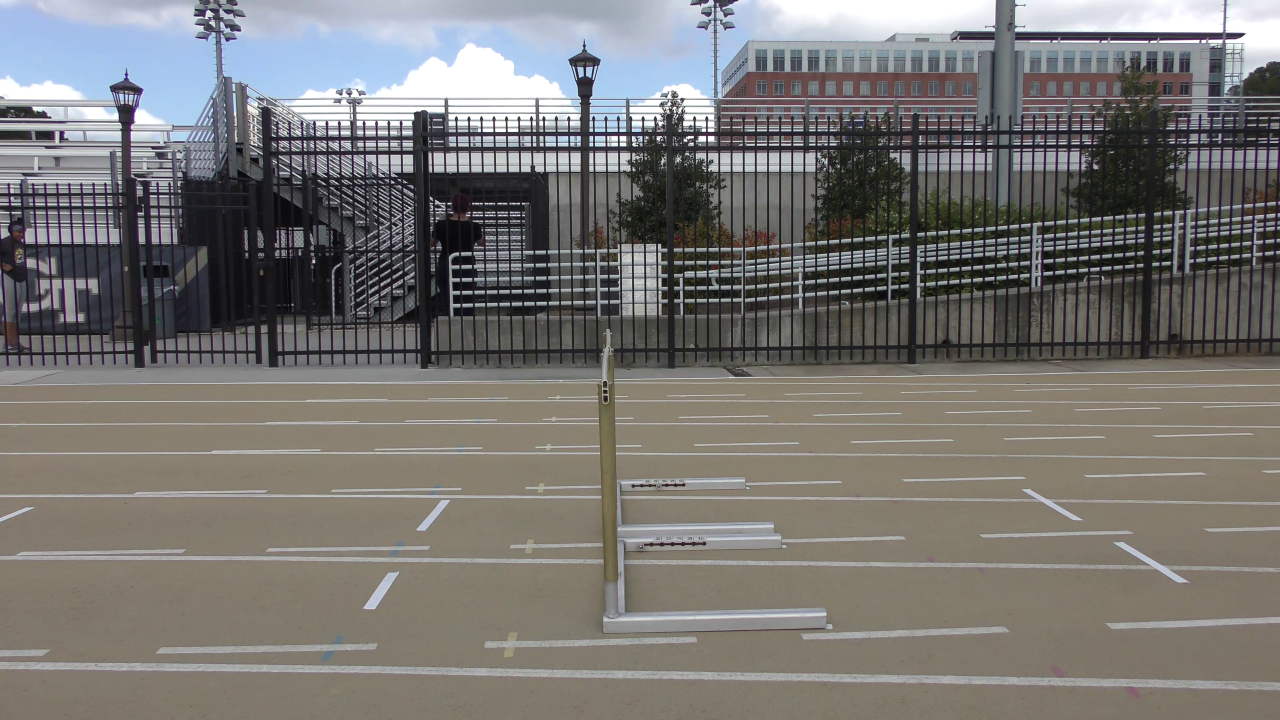
#> input picture frame 19 of sample_videos/jump1.mp4, 3840 x 2160 px (shown at 1/3 size)
$ python hough_lines.py
#> lines starting #> are read from the running program, lines starting #| are printed output that depends on the picture; after the words box and inside, x2 and y2 are one past the last pixel; in counts of white or black regions, pixels touching at a corner belong together; long printed decimals are rounded; pictures that were not available may be replaced by others from this repository, and a replacement may not be noted
#> further down, img is the input picture: shape (2160, 3840, 3); mean B, G, R 115.4, 118.2, 120.3
# Hough line transform to detect track lines
# Based on https://opencv-python-tutroals.readthedocs.io/en/latest/py_tutorials/py_imgproc/py_houghlines/py_houghlines.html

import cv2
import numpy as np
import math

def display_lines_and_step(img, jump_coords, land_coords):
#> called with jump_coords = (3128, 1536), land_coords = (1408, 1552)
    gray = cv2.cvtColor(img, cv2.COLOR_BGR2GRAY)
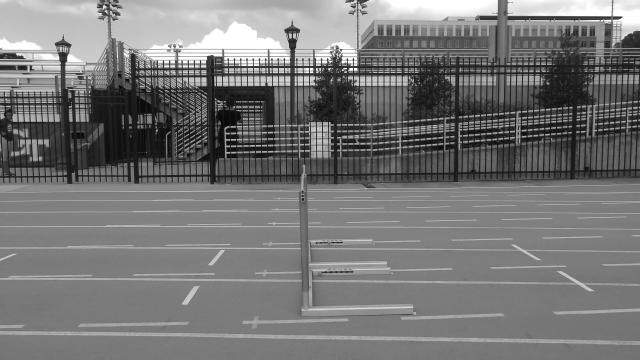
#> gray: shape (2160, 3840) (shown at 1/6 size); min 0, max 255, mean 118.5

    # Remove the top half of the image
    mask = np.zeros(gray.shape[:2], np.uint8)
    start_rect = (0, int(img.shape[0]/2))
    end_rect = (int(img.shape[1]), int(img.shape[0]))
    mask = cv2.rectangle(mask, start_rect, end_rect, (255, 255, 255), -1)
    gray = cv2.bitwise_and(gray, gray, mask=mask)
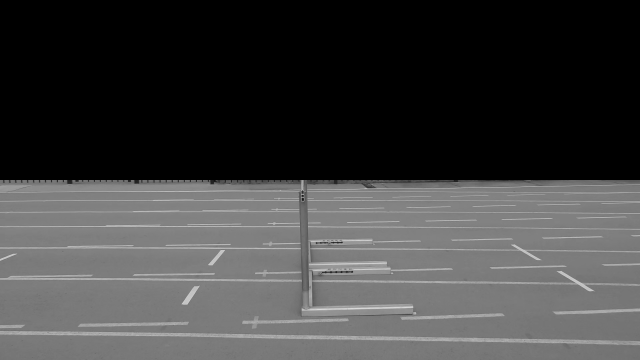
#> gray: shape (2160, 3840) (shown at 1/6 size); min 0, max 237, mean 64

    # Add some noise to remove fine details / lines
    smooth = cv2.GaussianBlur(gray, (11, 11), 0) # must be an odd number

    # Extract white colors
    _, white = cv2.threshold(smooth, 180, 255, cv2.THRESH_BINARY)
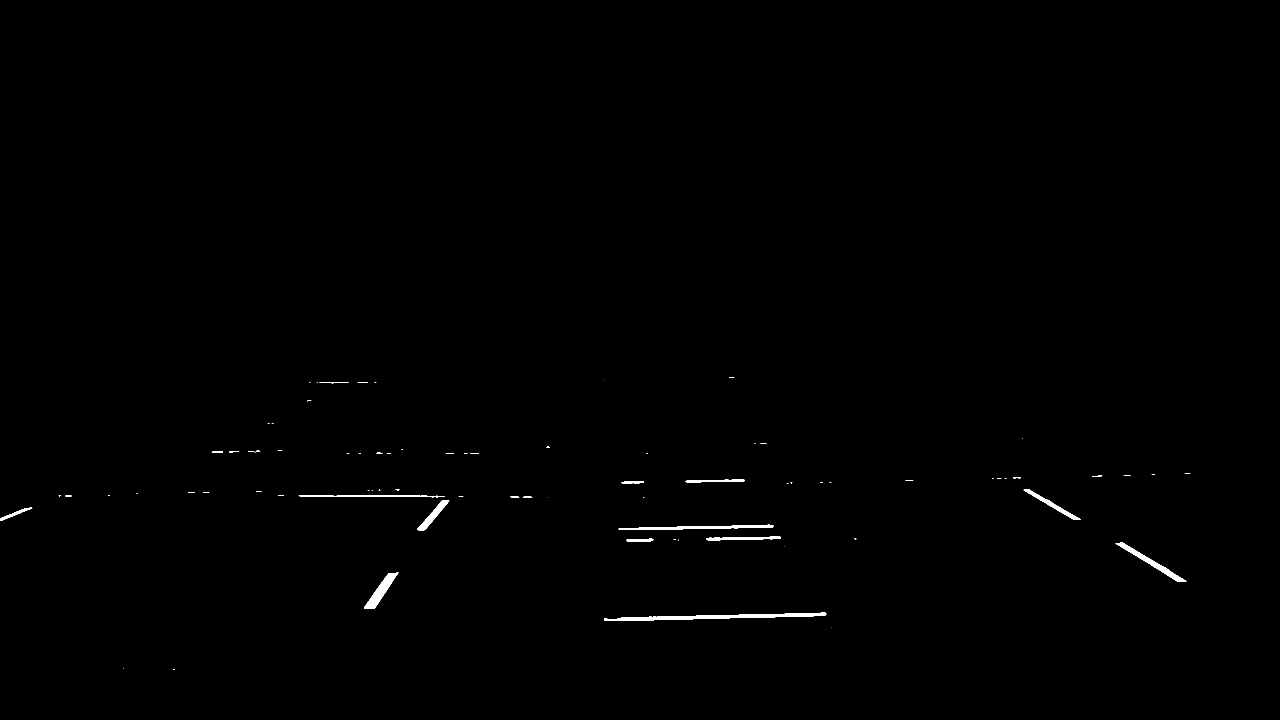
#> white: shape (2160, 3840) (shown at 1/3 size); 0.33% white; 78 white regions (45 under 20 px), largest, box (x1, y1, x2, y2) and area: (1812, 1838, 2479, 1863) 6170, (1092, 1717, 1195, 1827) 3454, (3347, 1627, 3559, 1746) 3265

    kernel = cv2.getStructuringElement(cv2.MORPH_ELLIPSE, (2, 2)) # elliptical shaped kernel
    edges = cv2.morphologyEx(white, cv2.MORPH_CLOSE, kernel)
#> edges: shape (2160, 3840); 0.33% white; 74 white regions (42 under 20 px), largest, box (x1, y1, x2, y2) and area: (1813, 1839, 2480, 1864) 6174, (1093, 1718, 1196, 1828) 3458, (3348, 1628, 3560, 1747) 3265

    # Find lines around the jumping / landing coords
    paddingx = int(400 * img.shape[1] / 3840)
    paddingy = int(100 * img.shape[0] / 2160)
    mask = np.zeros(gray.shape[:2], np.uint8)
    start_rect = (int(jump_coords[0] - paddingx), int(jump_coords[1] - paddingy))
    end_rect = (int(jump_coords[0] + paddingx), int(jump_coords[1] + paddingy))
    mask = cv2.rectangle(mask, start_rect, end_rect, (255, 255, 255), -1)
    start_rect = (int(land_coords[0] - paddingx), int(land_coords[1] - paddingy))
    end_rect = (int(land_coords[0] + paddingx), int(land_coords[1] + paddingy))
    mask = cv2.rectangle(mask, start_rect, end_rect, (255, 255, 255), -1)
    edges = cv2.bitwise_and(edges, edges, mask=mask)
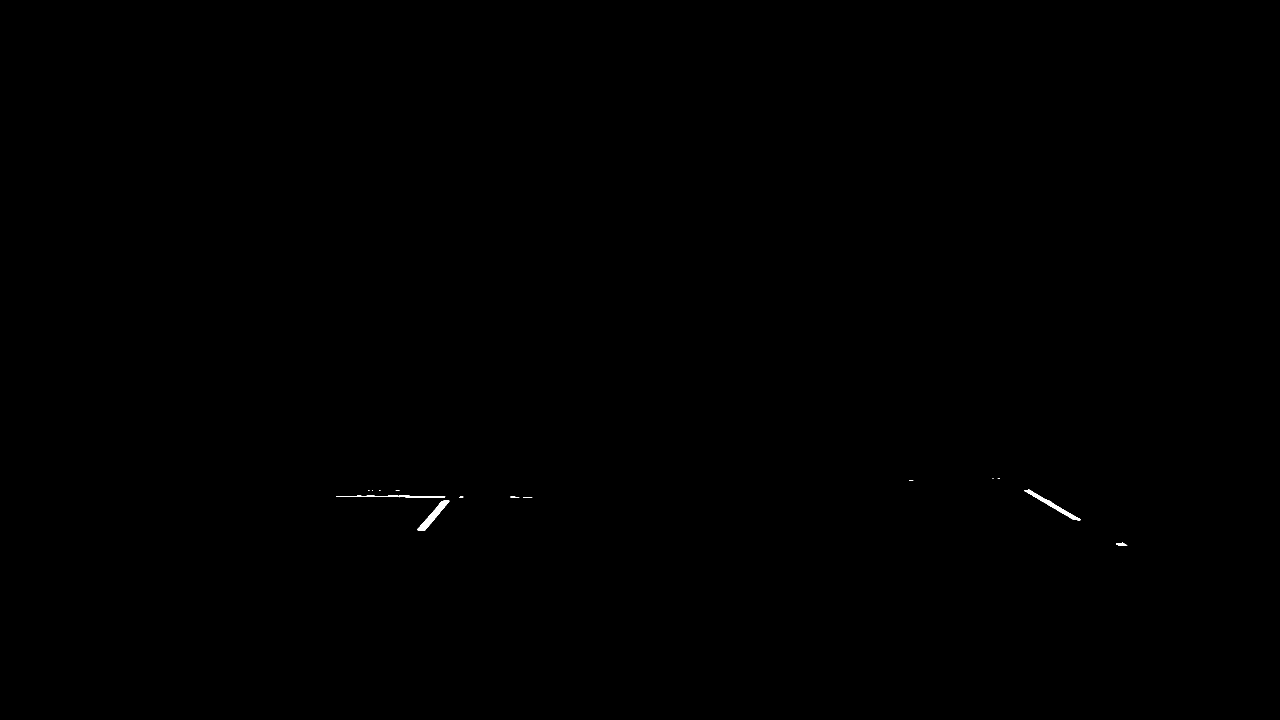
#> edges: shape (2160, 3840) (shown at 1/3 size); 0.07% white; 14 white regions (7 under 20 px)


    # Only identiy the two largest shapes (two lines)
    cnts, _ = cv2.findContours(edges, cv2.RETR_EXTERNAL, cv2.CHAIN_APPROX_NONE)
#> cnts = 14 contours, 8 with area under 20; largest, box (x1, y1, x2, y2) and area: (1252, 1502, 1348, 1592) 2044, (3072, 1469, 3242, 1561) 1822, (1008, 1487, 1336, 1493) 767, (3348, 1628, 3382, 1637) 162, (1531, 1490, 1558, 1493) 38, (1569, 1491, 1597, 1494) 34
    if len(cnts) > 1:
        cntsSorted = sorted(cnts, key=cv2.contourArea)
#> cntsSorted has the same summary as cnts
        output = np.zeros(edges.shape, np.uint8)
        cv2.drawContours(output, [cntsSorted[-1]], -1, 255, cv2.FILLED)
#> output: shape (2160, 3840); 0.03% white; 1 white region, box (x1, y1, x2, y2) and area: (1252, 1502, 1348, 1592) 2155
        cv2.drawContours(output, [cntsSorted[-2]], -1, 255, cv2.FILLED)
#> output: shape (2160, 3840); 0.05% white; 2 white regions, box (x1, y1, x2, y2) and area: (1252, 1502, 1348, 1592) 2155, (3072, 1469, 3242, 1561) 1993
        edges = cv2.bitwise_and(edges, output)

    minLineLength = 30
    maxLineGap = 10
    lines = cv2.HoughLinesP(edges, 1, np.pi / 1800, 100, minLineLength, maxLineGap)
#> lines = 27 rows, first 6: [3072, 1471, 3241, 1558], [3077, 1474, 3240, 1559], [1255, 1590, 1343, 1502], [1253, 1589, 1340, 1502], [1256, 1590, 1344, 1502], [1258, 1591, 1347, 1502]

    backtorgb = cv2.cvtColor(edges, cv2.COLOR_GRAY2RGB)

    # Detect jump distance
    slope_tol = 0.2
    point_tol = 20
    unique_lines = []
    if lines is not None:
        for line in lines:
            x1, y1, x2, y2 = line[0]
            slope = math.atan((y2 - y1) / (x2 - x1))
            mid = (y2 - y1) / 2 + y1
            uniq = True
            for uline in unique_lines:
                ux1, uy1, ux2, uy2 = uline[0]
                uslope = math.atan((uy2 - uy1) / (ux2 - ux1))
                umid = (uy2 - uy1) / (ux2 - ux1) * ((x2 - x1)/2 + x1 - ux1) + uy1
                if abs(uslope - slope) < slope_tol and abs(mid - umid) < point_tol:
                    uniq = False
                    break

            if uniq:
                unique_lines.append(line)
                cv2.line(backtorgb, (x1, y1), (x2, y2), (255, 0, 0, 255), 2)
#> this loop made 27 passes
#> (x1, y1, x2, y2, slope, mid) on passes 1 to 8: (3072, 1471, 3241, 1558, 0.475, 1514.5), (3077, 1474, 3240, 1559, 0.481, 1516.5), (1255, 1590, 1343, 1502, -0.785, 1546), (1253, 1589, 1340, 1502, -0.785, 1545.5), (1256, 1590, 1344, 1502, -0.785, 1546), (1258, 1591, 1347, 1502, -0.785, 1546.5), (3074, 1470, 3197, 1534, 0.48, 1502), (3097, 1486, 3230, 1559, 0.502, 1522.5)
#> after the loop, unique_lines = [[[3072, 1471, 3241, 1558]], [[1255, 1590, 1343, 1502]]]
        print(unique_lines)
#| [array([[3072, 1471, 3241, 1558]], dtype=int32), array([[1255, 1590, 1343, 1502]], dtype=int32)]
        if len(unique_lines) == 2:
            intersects = []
            # Find intersection between jump/land line and lane lines
            for line in unique_lines:
                x1, y1, x2, y2 = line[0]
                p = seg_intersect(np.array([x1, y1]), np.array([x2, y2]), np.array([jump_coords[0], jump_coords[1]]), np.array([land_coords[0], land_coords[1]]))
                intersects.append(p)
#> this loop made 2 passes
#> (x1, y1, x2, y2, da in seg_intersect, db in seg_intersect, dp in seg_intersect) on passes 1 to 2: (3072, 1471, 3241, 1558, [169, 87], [-1720, 16], [-56, -65]), (1255, 1590, 1343, 1502, [88, -88], [-1720, 16], [-1873, 54])
#> after the loop, intersects = [[3197, 1535.4], [1291.9, 1553.1]]

            scale = 105.5 / dist(intersects[0], intersects[1])
#> scale = 0.0554
            jump_dist = dist(jump_coords, land_coords) * scale
#> jump_dist = 95.25
            left_to_right = jump_coords[0] < land_coords[0]

            if dist(intersects[0], jump_coords) < dist(intersects[1], jump_coords):
                jump_margin = dist(intersects[0], jump_coords) * scale * get_sign(jump_coords, intersects[0], left_to_right)
#> jump_margin = -3.82
                land_margin = dist(intersects[1], land_coords) * scale * get_sign(land_coords, intersects[1], left_to_right)
#> land_margin = 6.43
            else:
                jump_margin = dist(intersects[1], jump_coords) * scale * get_sign(jump_coords, intersects[1], left_to_right)
                land_margin = dist(intersects[0], land_coords) * scale * get_sign(land_coords, intersects[0], left_to_right)

            print('Jump Distance: ', jump_dist)
#| Jump Distance:  95.250
            print('Jump Margin (positive means jumped early): ', jump_margin)
#| Jump Margin (positive means jumped early):  -3.822
            print('Land Margin (positive means landed early): ', land_margin)
#| Land Margin (positive means landed early):  6.428


    # Draw take off / landing
    cv2.circle(backtorgb, jump_coords, 5, (0, 255, 0), 5)
    cv2.circle(backtorgb, land_coords, 5, (0, 255, 0), 5)

    return backtorgb
    # cv2.imshow('lines',  cv2.resize(img, (1920, 1080)))

def get_sign(jump, line, ltr):
    if ltr:
        return 1 if jump[0] < line[0] else -1
    else:
        return 1 if jump[0] > line[0] else -1

def dist(a, b):
    return math.sqrt((b[0] - a[0]) ** 2 + (b[1] - a[1]) ** 2)

def perp( a ) :
    b = np.empty_like(a)
    b[0] = -a[1]
    b[1] = a[0]
    return b

# line segment a given by endpoints a1, a2
# line segment b given by endpoints b1, b2
def seg_intersect(a1,a2, b1,b2) :
    da = a2-a1
    db = b2-b1
    dp = a1-b1
    dap = perp(da)
    denom = np.dot( dap, db)
    num = np.dot( dap, dp )
    return (num / denom.astype(float))*db + b1

data = [
    # jump coords, land coords
    [(782 * 4, 384 * 4), (352 * 4, 388 * 4)],
    [(827 * 4, 359 * 4), (383 * 4, 366 * 4)],
    [(908 * 4, 363 * 4), (405 * 4, 369 * 4)],
    [(0,0), (0,0)], #nothing returned for video 4
    [(290 * 4, 372 * 4), (75 * 4, 368 * 4)],
    [(284 * 4, 373 * 4), (81 * 4, 374 * 4)]

]

for i in range(6):
    if i == 3: continue # 4th video is fucked
    folder = '../sample_videos/'
    video_name = folder + 'jump' + str(i+1) + '.mp4' # if we use small videos, we need to adjust the smooth = cv2.GaussianBlur(gray, (11, 11), 0) to be smaller, like 3
    cap = cv2.VideoCapture(video_name)
    _, img = cap.read()
    frame_path = "../media/"+str(i+1)+"/stats/ground_markings.jpg"
    cv2.imwrite(frame_path, display_lines_and_step(img, data[i][0], data[i][1]), [int(cv2.IMWRITE_JPEG_QUALITY), 90])
    # cv2.imshow(str(i), display_lines_and_step(img, data[i][0], data[i][1]))

while True:
    # Exit OpenCV
    k = cv2.waitKey(30) & 0xff
#> (key Esc is pressed here)
    if k == 27:
        break

cv2.destroyAllWindows()

$ run again, starting later in the video
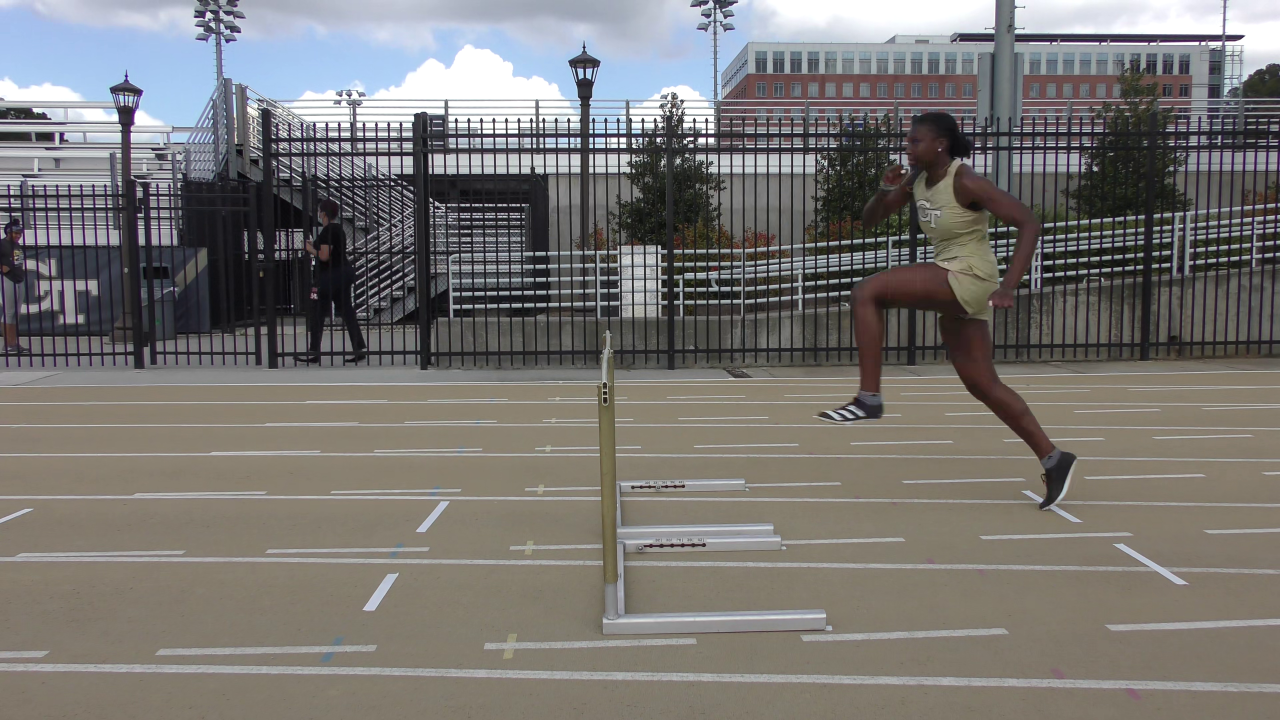
#> input picture frame 87 of sample_videos/jump1.mp4, 3840 x 2160 px (shown at 1/3 size)
#> img is the input picture: shape (2160, 3840, 3); mean B, G, R 115.3, 117.9, 120.5
#> in display_lines_and_step, `_, white = cv2.threshold(smooth, 180, 255, cv2.THRESH_BINARY)`:
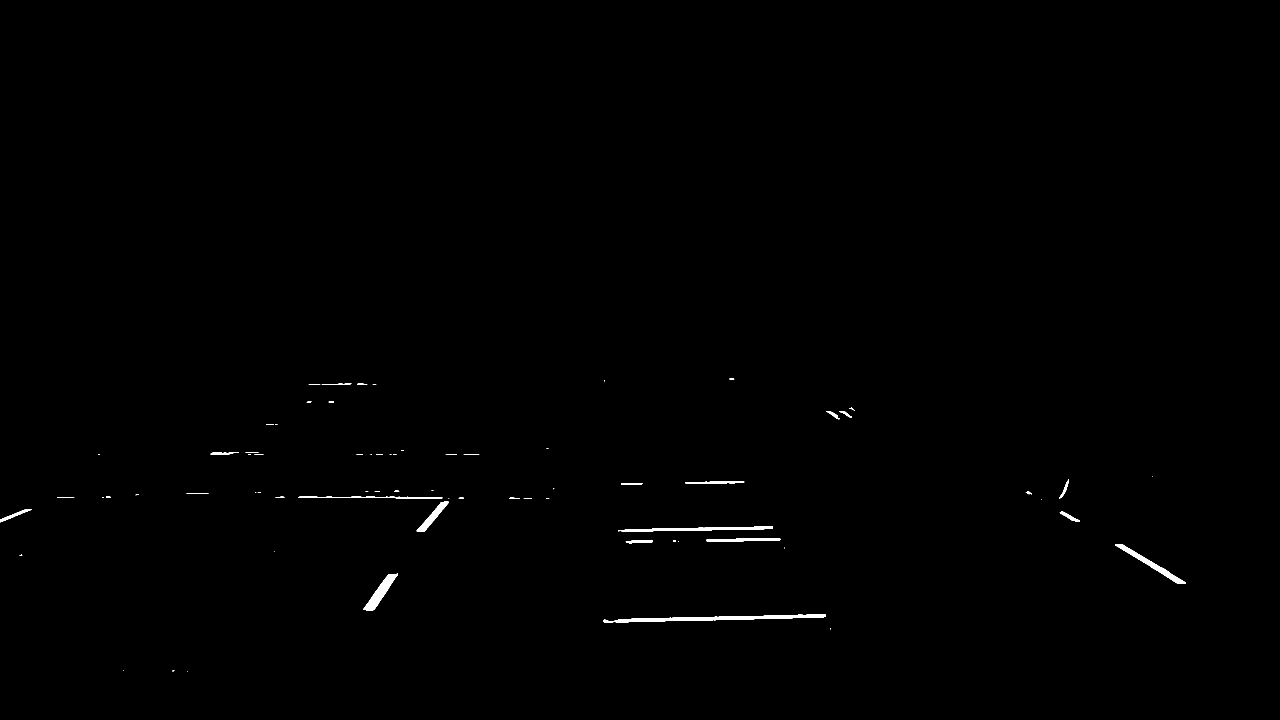
#> white: shape (2160, 3840) (shown at 1/3 size); 0.33% white; 71 white regions (29 under 20 px), largest, box (x1, y1, x2, y2) and area: (1811, 1842, 2477, 1867) 6240, (1090, 1720, 1194, 1831) 3477, (1854, 1579, 2319, 1594) 3303
#> in display_lines_and_step, `edges = cv2.morphologyEx(white, cv2.MORPH_CLOSE, kernel)`:
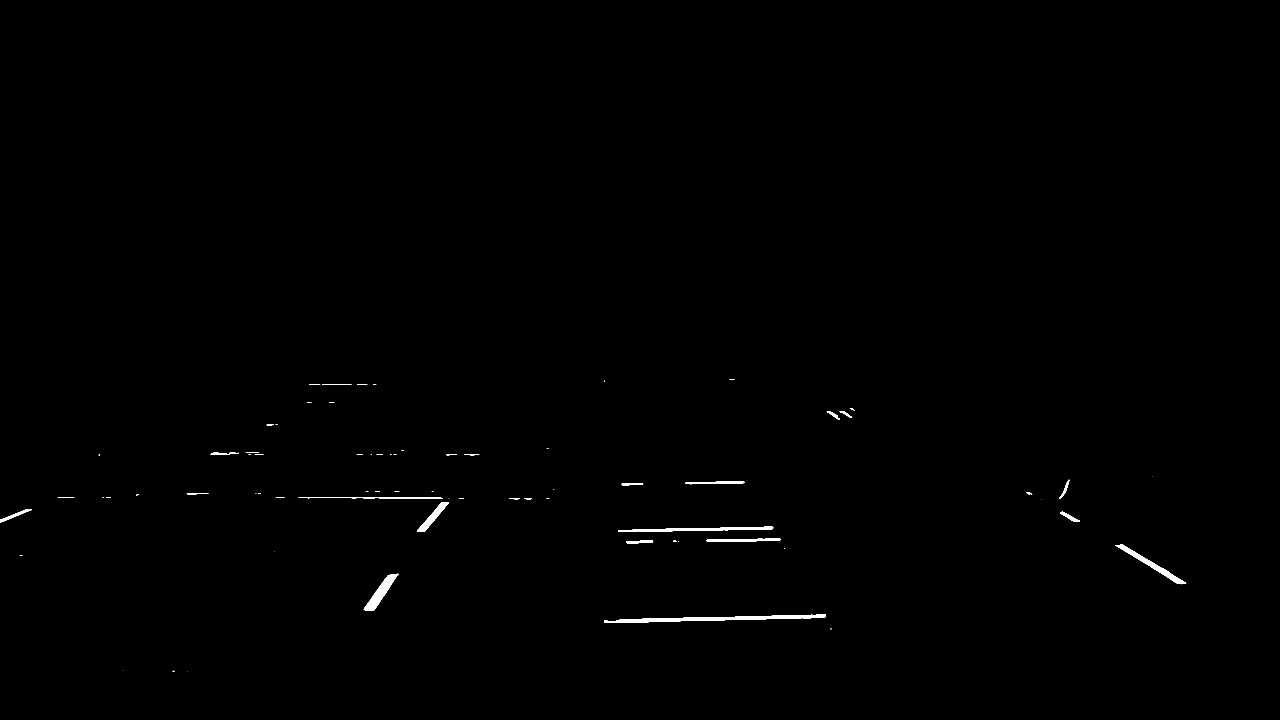
#> edges: shape (2160, 3840) (shown at 1/3 size); 0.33% white; 70 white regions (30 under 20 px), largest, box (x1, y1, x2, y2) and area: (1812, 1843, 2478, 1868) 6244, (1091, 1721, 1195, 1832) 3482, (1855, 1580, 2320, 1595) 3305
#> cnts = 17 contours, 8 with area under 20; largest, box (x1, y1, x2, y2) and area: (1251, 1506, 1347, 1596) 2062, (1008, 1491, 1328, 1497) 784, (3180, 1535, 3240, 1565) 471, (3178, 1439, 3208, 1497) 304, (3078, 1476, 3097, 1484) 58
#> cntsSorted has the same summary as cnts
#> lines = 23 rows, first 6: [1009, 1492, 1327, 1494], [1232, 1495, 1326, 1495], [1239, 1493, 1323, 1493], [1074, 1492, 1209, 1492], [1257, 1595, 1346, 1506], [1255, 1595, 1344, 1506]
#> the loop in display_lines_and_step, `for line in lines:` made 23 passes
#> (x1, y1, x2, y2, slope, mid) on passes 1 to 8: (1009, 1492, 1327, 1494, 0.00629, 1493), (1232, 1495, 1326, 1495, 0, 1495), (1239, 1493, 1323, 1493, 0, 1493), (1074, 1492, 1209, 1492, 0, 1492), (1257, 1595, 1346, 1506, -0.785, 1550.5), (1255, 1595, 1344, 1506, -0.785, 1550.5), (1259, 1595, 1345, 1509, -0.785, 1552), (1252, 1594, 1340, 1506, -0.785, 1550)
#> after the loop in display_lines_and_step, `for line in lines:`: unique_lines = [[[1009, 1492, 1327, 1494]], [[1257, 1595, 1346, 1506]]]
#| [array([[1009, 1492, 1327, 1494]], dtype=int32), array([[1257, 1595, 1346, 1506]], dtype=int32)]
#> the loop in display_lines_and_step, `for line in unique_lines:` made 2 passes
#> (x1, y1, x2, y2, da in seg_intersect, db in seg_intersect, dp in seg_intersect) on passes 1 to 2: (1009, 1492, 1327, 1494, [318, 2], [-1720, 16], [-2119, -44]), (1257, 1595, 1346, 1506, [89, -89], [-1720, 16], [-1871, 59])
#> after the loop in display_lines_and_step, `for line in unique_lines:`: intersects = [[5095.3, 1517.7], [1299, 1553]]
#> scale = 0.0278
#> jump_dist = 47.8
#> jump_margin = 50.83
#> land_margin = -102.5
#| Jump Distance:  47.799
#| Jump Margin (positive means jumped early):  50.829
#| Land Margin (positive means landed early):  -102.470
